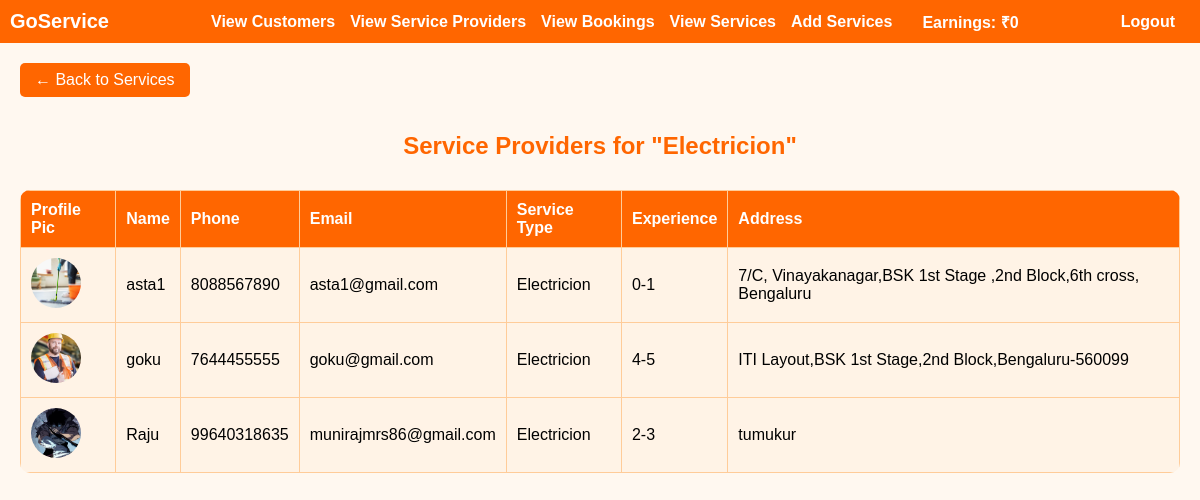
The page /dashboard/view-services/Electricion/ (signed in) on the database its author committed.
### main/models.py (models this page shows, shortened)
class Service(models.Model):
    profession_name = models.CharField(max_length=100)
    image = models.ImageField(upload_to='services/')

### users/models.py (models this page shows, shortened)
class ServiceProvider(models.Model):
    user = models.OneToOneField(CustomUser, on_delete=models.CASCADE)

class CustomUser(AbstractUser):
    ROLE_CHOICES = (
        ('customer', 'Customer'),
        ('provider', 'Service Provider'),
        ('admin', 'Admin'),
    )
    role = models.CharField(max_length=20, choices=ROLE_CHOICES)
    profile_pic = models.ImageField(upload_to='profile_pics/', null=True, blank=True)

class ProviderService(models.Model):
    EXPERIENCE_CHOICES = [
        ('0-1', '0-1 years'),
        ('2-3', '2-3 years'),
        ('4-5', '4-5 years'),
        ('6-10', '6-10 years'),
        ('10+', 'Above 10 years'),
    ]
    provider = models.ForeignKey('ServiceProvider', on_delete=models.CASCADE)
    service_type = models.ForeignKey(Service, on_delete=models.CASCADE)
    address = models.TextField()
    phone = models.CharField(max_length=15)
    experience = models.CharField(max_length=10, choices=EXPERIENCE_CHOICES)
    price = models.DecimalField(max_digits=10, decimal_places=2, default=0.0)
    created_at = models.DateTimeField(auto_now_add=True)

### main/views.py (the view)
# urls.py: path('dashboard/view-services/<str:profession_name>/', views.providers_by_profession_view, name='providers_by_profession'),
@login_required(login_url='login_admin')
@user_passes_test(is_admin, login_url='login_admin')
def providers_by_profession_view(request, profession_name):
    services = ProviderService.objects.filter(service_type__profession_name=profession_name)
    providers_dict = {}
    for service in services:
        provider = service.provider
        if provider.id not in providers_dict:
            providers_dict[provider.id] = {
                'provider': provider,
                'service_type': service.service_type.profession_name,
                'experience': service.experience,
                'address': service.address,
                'phone': service.phone,
            }
    context = {
        'profession_name': profession_name,
        'providers': providers_dict.values(),
    }
    return render(request, 'main/providers_by_profession.html', context)

### users/views.py (called while the page is built)
def is_admin(user):
    return user.role == 'admin' or user.is_superuser

### main/templates/main/providers_by_profession.html (shortened to what this page needs)
{% load static %}
<!DOCTYPE html>
<html lang="en">
<head>
    <link rel="stylesheet" href="{% static 'main/style.css' %}">
</head>
<body>
<div class="navbar">
    <div class="logo">GoService</div>
    <a href="#">View Customers</a>
    <a href="{% url 'admin_view_providers' %}">View Service Providers</a>
    <a href="#">View Bookings</a>
    <a href="{% url 'view_services' %}">View Services</a>
    <a href="{% url 'add_service' %}">Add Services</a>
    <span style="margin-left: 15px; font-weight: bold;">Earnings: ₹0</span>
    <a href="{% url 'logout' %}" style="margin-left:auto;">Logout</a>
</div>
<div class="content">
    <a href="{% url 'view_services' %}" class="back-btn">← Back to Services</a>
    <h2>Service Providers for "{{ profession_name }}"</h2>
    {% if providers %}
        <table>
            <tr>
                <th>Profile Pic</th>
                <th>Name</th>
                <th>Phone</th>
                <th>Email</th>
                <th>Service Type</th>
                <th>Experience</th>
                <th>Address</th>
            </tr>
            {% for item in providers %}
            <tr>
                <td>
                    {% if item.provider.user.profile_pic %}
                        <img class="profile-pic" src="{{ item.provider.user.profile_pic.url }}" alt="Profile Pic">
                    {% else %}
                        <img class="profile-pic" src="{% static 'main/hero.jpg' %}" alt="Default Pic">
                    {% endif %}
                </td>
                <td>{{ item.provider.user.username }}</td>
                <td>{{ item.phone }}</td>
                <td>{{ item.provider.user.email }}</td>
                <td>{{ item.service_type }}</td>
                <td>{{ item.experience }}</td>
                <td>{{ item.address }}</td>
            </tr>
            {% endfor %}
        </table>
    {% else %}
        <p class="no-providers">No service providers registered for "{{ profession_name }}" yet.</p>
    {% endif %}
</div>
</body>
</html>

### main/static/main/style.css (style rules this page uses)
:root { --orange: #ff6600; --cream: #fff2cc; }

### main/templates/main/providers_by_profession.html (style rules this page uses)
body { margin:0; font-family: Arial, sans-serif; background-color: #fff8f0; }
.navbar { background-color: #ff6600; padding: 10px; display: flex; align-items: center; color: #fff; }
.navbar a { color: #fff; margin-right: 15px; text-decoration: none; font-weight: bold; }
.navbar .logo { font-size: 20px; font-weight: bold; margin-right: auto; }
.content { padding: 20px; }
h2 { text-align: center; color: #ff6600; margin-bottom: 30px; }
table { width: 100%; border-collapse: collapse; background: #fff3e6; border-radius: 10px; overflow: hidden; }
th, td { padding: 10px; border: 1px solid #ffcc99; text-align: left; }
th { background-color: #ff6600; color: white; }
img.profile-pic { width: 50px; height: 50px; border-radius: 50%; object-fit: cover; }
a.back-btn { display: inline-block; margin-bottom: 15px; padding: 8px 15px; background-color: #ff6600; color: #fff; text-decoration: none; border-radius: 5px; }

### rows shown on the page
Service: profession_name "Electricion"
ServiceProvider: provider.user.profile_pic (picture), provider.user.username "asta1", phone "8088567890", provider.user.email "asta1@gmail.com", service_type "Electricion", experience "0-1", address "7/C, Vinayakanagar,BSK 1st Stage ,2nd Block,6th cross, Bengaluru"
ServiceProvider: provider.user.profile_pic (picture), provider.user.username "goku", phone "7644455555", provider.user.email "goku@gmail.com", service_type "Electricion", experience "4-5", address "ITI Layout,BSK 1st Stage,2nd Block,Bengaluru-560099"
ServiceProvider: provider.user.profile_pic (picture), provider.user.username "Raju", phone "99640318635", provider.user.email "munirajmrs86@gmail.com", service_type "Electricion", experience "2-3", address "tumukur"
